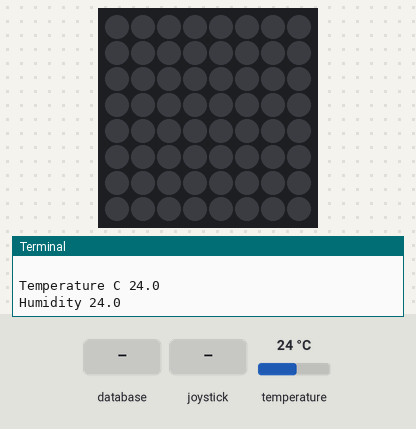
Simulated run of this program. Board: Raspberry Pi (BCM pin numbers) with a Sense HAT. Shown: the Sense HAT's 8×8 RGB LED matrix, the last lines printed to the terminal. Inputs (shaded band) come from the test bench; at power-on: temperature 24 °C. Dim RGB values are drawn brighter than linear; random numbers come from a fixed seed; each call to the cloud database takes 0.3 s, and an entry nobody has set reads as its off value or as empty.

Above: at 1.2 s.
1.3 s: database entry "send" set to "8"
At 3.0 s:
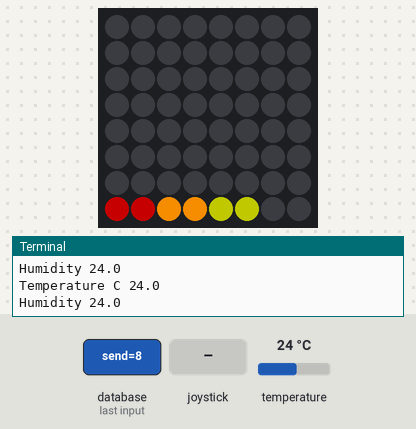
4.6 s: joystick clicked
At 7.4 s:
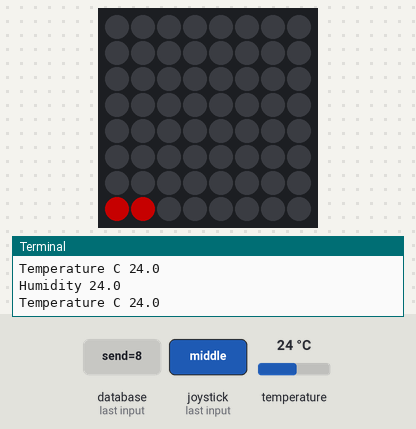
7.9 s: joystick pushed left
At 8.6 s:
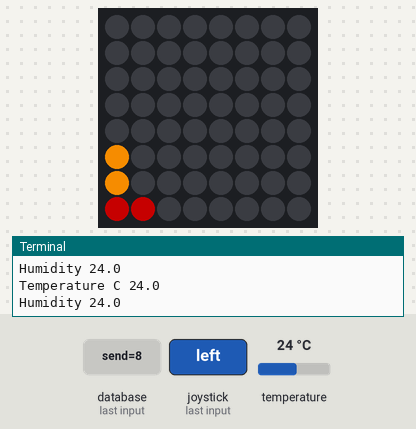
11.2 s: joystick pushed right
At 11.5 s:
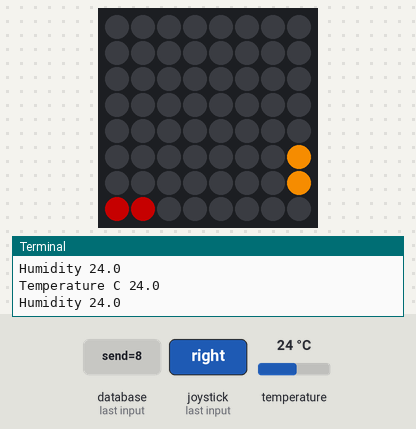
13.1 s: joystick pushed up
At 14.6 s:
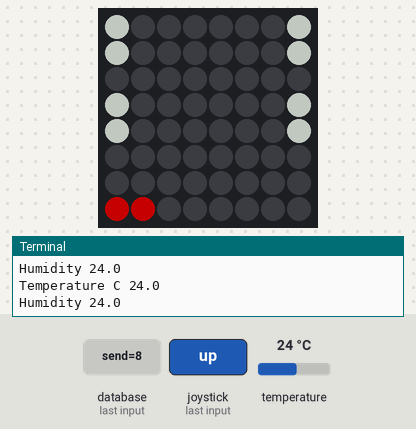
16.4 s: database entry "send" set to "9"
At 16.86 s:
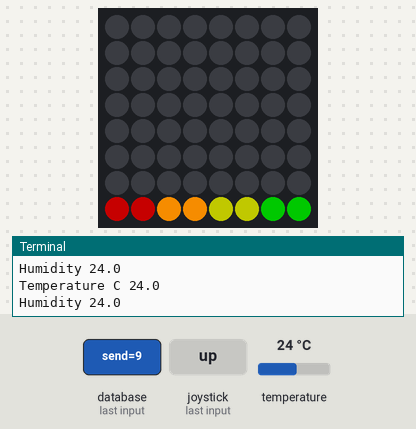
Timing chart, 0 to 19.4 s (numbered marks = the images above; inputs shaded):
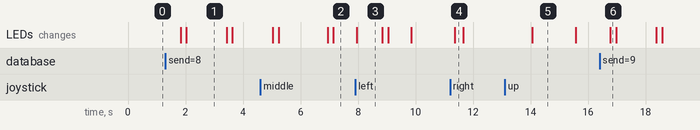

Measured:
- after the input at 1.3 s, the LEDs: first change after 0.53 s (image 1 shows a later state)
- after the input at 11.2 s, the LEDs: change after 0.15 s (image 4)
- after the input at 13.1 s, the LEDs: change after 0.96 s (image 5)
- after the input at 16.4 s, the LEDs: change after 0.37 s (image 6)
- what the display in image 1 shows lasts 1.4 s, from 2.0 s to 3.4 s
- what the display in image 3 shows lasts 0.9 s, from 7.9 s to 8.8 s
- what the display in image 5 shows lasts 1.5 s, from 14.1 s to 15.6 s

The program:

canbus.py
```python
#!/usr/bin/python
import time
from sense_hat import SenseHat
from random import seed
from random import randint

import pyrebase

config = {
    "apiKey": "",
    "authDomain": "",
    "databaseURL": "",
    "projectId": "",
    "storageBucket": "",
    "messagingSenderId": "",
    "appId": "",
    "measurementId": "",
    "serviceAccount": ""
}
seed(1)

# initialisatiing pyrebase
print("Firebase initializing\n")
firebase = pyrebase.initialize_app(config)

# initialisatiing Database
db = firebase.database()


sense = SenseHat()
sense.clear()

pixels = [
    [0, 0, 0], [0, 0, 0], [0, 0, 0], [0, 0, 0], [0, 0, 0], [0, 0, 0], [0, 0, 0], [0, 0, 0],
	[0, 0, 0], [0, 0, 0], [0, 0, 0], [0, 0, 0], [0, 0, 0], [0, 0, 0], [0, 0, 0], [0, 0, 0],
	[0, 0, 0], [0, 0, 0], [0, 0, 0], [0, 0, 0], [0, 0, 0], [0, 0, 0], [0, 0, 0], [0, 0, 0],
	[0, 0, 0], [0, 0, 0], [0, 0, 0], [0, 0, 0], [0, 0, 0], [0, 0, 0], [0, 0, 0], [0, 0, 0],
	[0, 0, 0], [0, 0, 0], [0, 0, 0], [0, 0, 0], [0, 0, 0], [0, 0, 0], [0, 0, 0], [0, 0, 0],
	[0, 0, 0], [0, 0, 0], [0, 0, 0], [0, 0, 0], [0, 0, 0], [0, 0, 0], [0, 0, 0], [0, 0, 0],
	[0, 0, 0], [0, 0, 0], [0, 0, 0], [0, 0, 0], [0, 0, 0], [0, 0, 0], [0, 0, 0], [0, 0, 0],
	[0, 0, 0], [0, 0, 0], [0, 0, 0], [0, 0, 0], [0, 0, 0], [0, 0, 0], [0, 0, 0], [0, 0, 0]
]
# sense.clear()
LEFT_PIXELS = [[0, 3], [0, 4]]
RIGHT_PIXELS = [[7, 3], [7, 4]]
LEFT_LIGHTS =[[0,5],[0,6]]
RIGHT_LIGHTS = [[7,5],[7,6]]
LEFT_BRAKE = [[0,0], [0,1]]
RIGHT_BRAKE = [[7,0], [7,1]]

REDLIGHTS = [[0, 7], [1, 7]]
ORGLIGHTS = [[2, 7], [3, 7]]
YELLIGHTS = [[4, 7], [5, 7]]
GRNLIGHTS = [[6, 7], [7, 7]]

BLACK = [0, 0, 0]
RED = [100, 0, 0]
ORANGE = [225, 128, 0]
YELLOW =[100, 100, 30]
GREEN =[0, 100, 0]
WHITE = [100, 100, 100]


msleep = lambda x: time.sleep(x / 1000.0)
def dispgas(servo):
    if (servo == '8'or servo =='9'):
        set_pixels(REDLIGHTS, RED)
        set_pixels(ORGLIGHTS, ORANGE)
        set_pixels(YELLIGHTS, YELLOW)
        set_pixels(GRNLIGHTS, GREEN)
        time.sleep(0.2)
        set_pixels(GRNLIGHTS, BLACK)
        time.sleep(0.2)
    elif (servo == '5'or servo =='6'):
        set_pixels(REDLIGHTS, RED)
        set_pixels(ORGLIGHTS, BLACK)
        set_pixels(YELLIGHTS, BLACK)
        set_pixels(GRNLIGHTS, BLACK)
        time.sleep(0.2)
        set_pixels(YELLIGHTS, BLACK)
        time.sleep(0.2)
    elif (servo == '3'or servo =='4'):
        set_pixels(REDLIGHTS, RED)
        set_pixels(ORGLIGHTS, ORANGE)
        set_pixels(YELLIGHTS, BLACK)
        set_pixels(GRNLIGHTS, BLACK)
        time.sleep(0.2)
        set_pixels(ORGLIGHTS, BLACK)
        time.sleep(0.2)
    elif (servo == '1'or servo =='2'):
        set_pixels(REDLIGHTS, RED)
        set_pixels(ORGLIGHTS, BLACK)
        set_pixels(YELLIGHTS, BLACK)
        set_pixels(GRNLIGHTS, BLACK)
        time.sleep(0.2)
        set_pixels(REDLIGHTS, BLACK)
        time.sleep(0.2)

def lightevent(dirr, act):
    if (dirr == "down"):
        if (act == "released"):
            db.child("canbus").child("send").set("b")
        if (act == "pressed"):
            db.child("canbus").child("send").set("B")
    if (dirr == "up"):
        if (act == "released"):
            db.child("canbus").child("send").set("p")
        if (act == "pressed"):
            db.child("canbus").child("send").set("P")
    if (dirr == "middle"):
        if (act == "pressed"):
            rnumb = randint(1, 9)
            db.child("servo").child("send").set(str(rnumb))
    if (dirr == "right"):
        if (act == "released"):
            set_pixels(RIGHT_LIGHTS, BLACK)
            db.child("canbus").child("send").set("r")
        if (act == "pressed"):
            set_pixels(RIGHT_LIGHTS, ORANGE)
            db.child("canbus").child("send").set("R")
    if (dirr == "left"):
        if (act == "released"):
            set_pixels(LEFT_LIGHTS, BLACK)
            db.child("canbus").child("send").set("l")
        if (act == "pressed"):
            set_pixels(LEFT_LIGHTS, ORANGE)
            db.child("canbus").child("send").set("L")


def set_pixels(pixels, col):
	for p in pixels:
		sense.set_pixel(p[0], p[1], col[0], col[1], col[2])

def check_canbus(canbus):
    if (canbus == "p"):
        set_pixels(LEFT_PIXELS, BLACK)
        set_pixels(RIGHT_PIXELS, BLACK)
        set_pixels(LEFT_BRAKE, BLACK)
        set_pixels(RIGHT_BRAKE, BLACK)
    if (canbus == "b"):
        set_pixels(LEFT_PIXELS,BLACK)
        set_pixels(RIGHT_PIXELS, BLACK)
        set_pixels(LEFT_BRAKE, BLACK)
        set_pixels(RIGHT_BRAKE, BLACK)
    if (canbus == "P"):
        set_pixels(LEFT_PIXELS, WHITE)
        set_pixels(RIGHT_PIXELS, WHITE)
        set_pixels(LEFT_BRAKE, WHITE)
        set_pixels(RIGHT_BRAKE, WHITE)

    if (canbus == "L"):
        set_pixels(LEFT_PIXELS, RED)
        set_pixels(LEFT_BRAKE, BLACK)
        set_pixels(RIGHT_BRAKE, BLACK)
        set_pixels(RIGHT_PIXELS, BLACK)
        time.sleep(0.2)
        set_pixels(LEFT_PIXELS, BLACK)
        time.sleep(0.2)

    if (canbus == "R"):
        set_pixels(LEFT_PIXELS, BLACK)
        set_pixels(RIGHT_PIXELS, RED)
        set_pixels(LEFT_BRAKE, BLACK)
        set_pixels(RIGHT_BRAKE, BLACK)
        time.sleep(0.2)
        set_pixels(RIGHT_PIXELS,BLACK)
        time.sleep(0.2)

    if (canbus == "B"):
        set_pixels(LEFT_PIXELS, BLACK)
        set_pixels(RIGHT_PIXELS, BLACK)
        set_pixels(LEFT_BRAKE, RED)
        set_pixels(RIGHT_BRAKE, RED)

while True:
    canbuss = db.child("canbus").child("send").get().val()
    servo = db.child("servo").child("send").get().val()

    check_canbus(canbuss)
    dispgas(servo)

    tempT = sense.get_temperature()
    tempT = round(tempT, 1)
    print("Temperature C", tempT)
    db.child("temp").set(tempT)


    humT = sense.get_temperature()
    humT = round(humT, 1)
    print("Humidity", humT)
    db.child("humidity").set(humT)


    for event in sense.stick.get_events():
        #print(event.direction, event.action)
        dirrect = event.direction
        action = event.action
        lightevent(dirrect,action)
```
